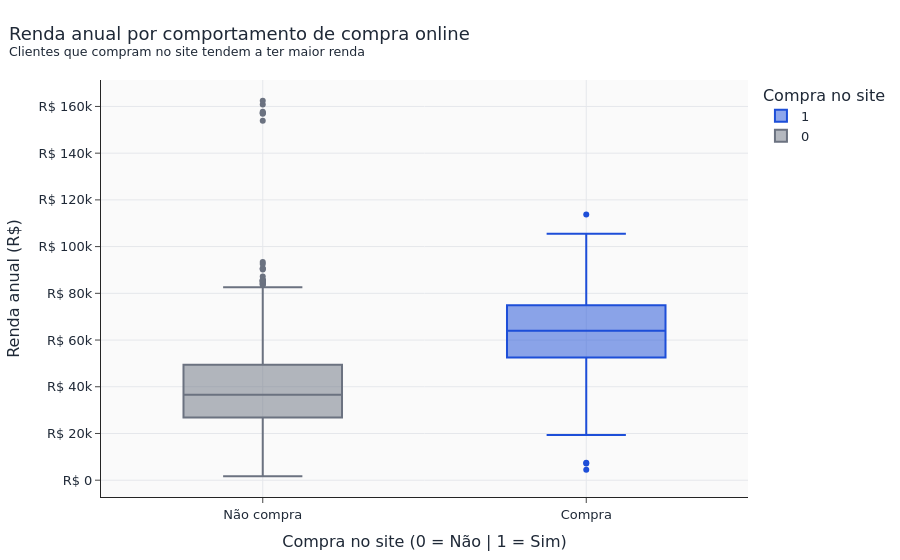

Source (notebook cell):
### Markdown cell above
- Income x WebPurchase

### Code cell
# Gráfico

fig = px.box(
    df,
    x="WebPurchases",
    y="Income",
    color="WebPurchases",
    color_discrete_map={0: COLOR_PALETTE["neutral"], 1: COLOR_PALETTE["income"]},
    labels={"WebPurchases": "Compra no site", "Income": "Renda anual (R$)"}
)

aplicar_estilo(
    fig,
    "Renda anual por comportamento de compra online",
    "Clientes que compram no site tendem a ter maior renda",
    "Compra no site (0 = Não | 1 = Sim)",
    "Renda anual (R$)"
)
fig.update_xaxes(tickvals=[0, 1], ticktext=["Não compra", "Compra"])
fig.update_yaxes(tickprefix="R$ ", separatethousands=True)
fig.show()

### Figure 1 — Plotly figure (JSON) as saved in the notebook; plotly's stock layout.template omitted (floating-point values rounded to 4 significant figures; data arrays with more than 128 entries replaced by an {"elided": "..."} marker saying what was removed)
{"data": [{"alignmentgroup": "True", "hovertemplate": "Compra no site=%{x}<br>Renda anual (R$)=%{y}<extra></extra>", "legendgroup": "1", "marker": {"color": "#1D4ED8"}, "name": "1", "notched": false, "offsetgroup": "1", "orientation": "v", "showlegend": true, "type": "box", "x": {"elided": "1114 int values"}, "x0": " ", "xaxis": "x", "y": {"elided": "1114 float values"}, "y0": " ", "yaxis": "y"}, {"alignmentgroup": "True", "hovertemplate": "Compra no site=%{x}<br>Renda anual (R$)=%{y}<extra></extra>", "legendgroup": "0", "marker": {"color": "#6B7280"}, "name": "0", "notched": false, "offsetgroup": "0", "orientation": "v", "showlegend": true, "type": "box", "x": {"elided": "1093 int values"}, "x0": " ", "xaxis": "x", "y": {"elided": "1093 float values"}, "y0": " ", "yaxis": "y"}], "layout": {"boxmode": "overlay", "font": {"color": "#1F2937", "family": "DejaVu Sans", "size": 13}, "hoverlabel": {"bgcolor": "white", "font": {"size": 12}}, "legend": {"title": {"text": "Compra no site"}, "tracegroupgap": 0}, "margin": {"b": 55, "l": 55, "r": 30, "t": 80}, "paper_bgcolor": "white", "plot_bgcolor": "#FAFAFA", "title": {"text": "Renda anual por comportamento de compra online<br><sup>Clientes que compram no site tendem a ter maior renda</sup>", "x": 0.01, "xanchor": "left"}, "xaxis": {"anchor": "y", "categoryarray": [1, 0], "categoryorder": "array", "domain": [0, 1], "gridcolor": "#E5E7EB", "showgrid": true, "ticktext": ["Não compra", "Compra"], "tickvals": [0, 1], "title": {"text": "Compra no site (0 = Não | 1 = Sim)"}, "zeroline": false}, "yaxis": {"anchor": "x", "domain": [0, 1], "gridcolor": "#E5E7EB", "separatethousands": true, "showgrid": true, "tickprefix": "R$ ", "title": {"text": "Renda anual (R$)"}, "zeroline": false}}}
